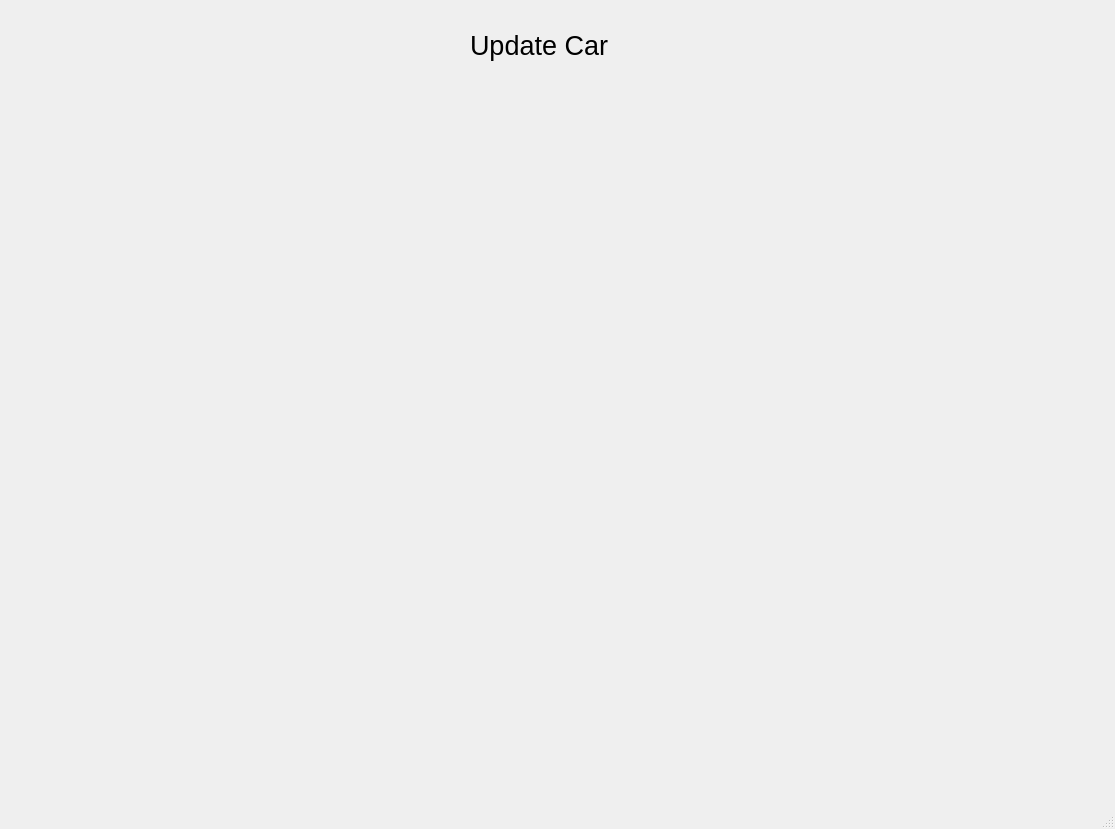
<?xml version="1.0" encoding="UTF-8"?>
<ui version="4.0">
 <class>Car</class>
 <widget class="QMainWindow" name="Car">
  <property name="geometry">
   <rect>
    <x>0</x>
    <y>0</y>
    <width>1115</width>
    <height>829</height>
   </rect>
  </property>
  <property name="windowTitle">
   <string>MainWindow</string>
  </property>
  <widget class="QWidget" name="centralwidget">
   <widget class="QLabel" name="label">
    <property name="geometry">
     <rect>
      <x>470</x>
      <y>-20</y>
      <width>171</width>
      <height>131</height>
     </rect>
    </property>
    <property name="font">
     <font>
      <pointsize>20</pointsize>
     </font>
    </property>
    <property name="text">
     <string>Update Car</string>
    </property>
   </widget>
  </widget>
  <widget class="QMenuBar" name="menubar">
   <property name="geometry">
    <rect>
     <x>0</x>
     <y>0</y>
     <width>1115</width>
     <height>25</height>
    </rect>
   </property>
  </widget>
  <widget class="QStatusBar" name="statusbar"/>
 </widget>
 <resources/>
 <connections/>
</ui>
